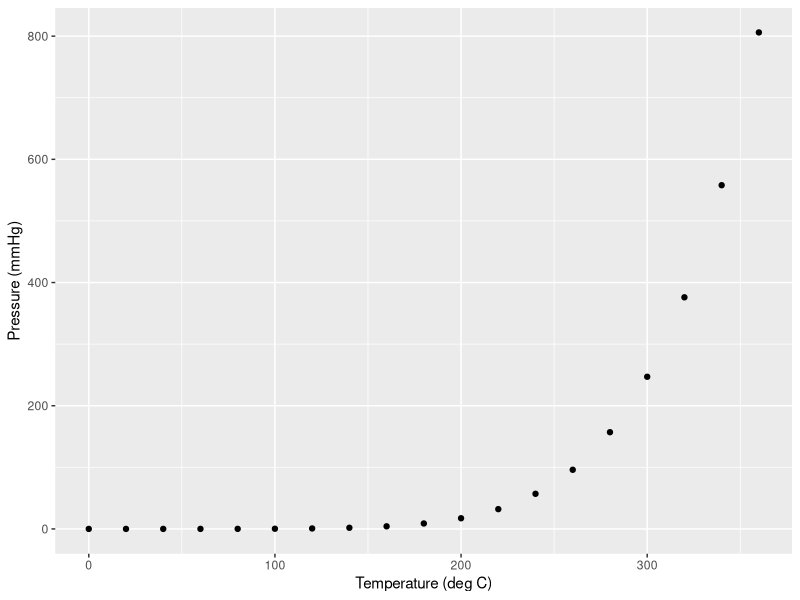

This figure's R source: (Note: this script raises an error after producing the figure.)
## ---- chunk 1
# Insert packages you need here
# Set include=FALSE to hide code and output
# Do this when loading packages
library(knitr)
library(ggplot2)
## ---- chunk 2
# R code goes in blocks like this one.
# Use comments to help document your code
head(iris)
## ---- chunk 3
# Viewing the iris dataset, the second time
# Text output from R is hidden
head(iris)
## ---- chunk 4
# Viewing the iris dataset, the third time
# R code is hidden, only the output is shown
head(iris)
## ---- chunk 5
# Code for the plot here
ggplot(pressure) + 
    geom_point(aes(x=temperature, y=pressure)) +
    xlab("Temperature (deg C)") + ylab("Pressure (mmHg)")
## ---- chunk 6
knitr::include_graphics("./math_question_example.jpeg")
## ---- chunk 7
# Code for the plot here
ggplot(pressure) + 
    geom_point(aes(x=temperature, y=pressure)) +
    xlab("Temperature (deg C)") + ylab("Pressure (mmHg)")
